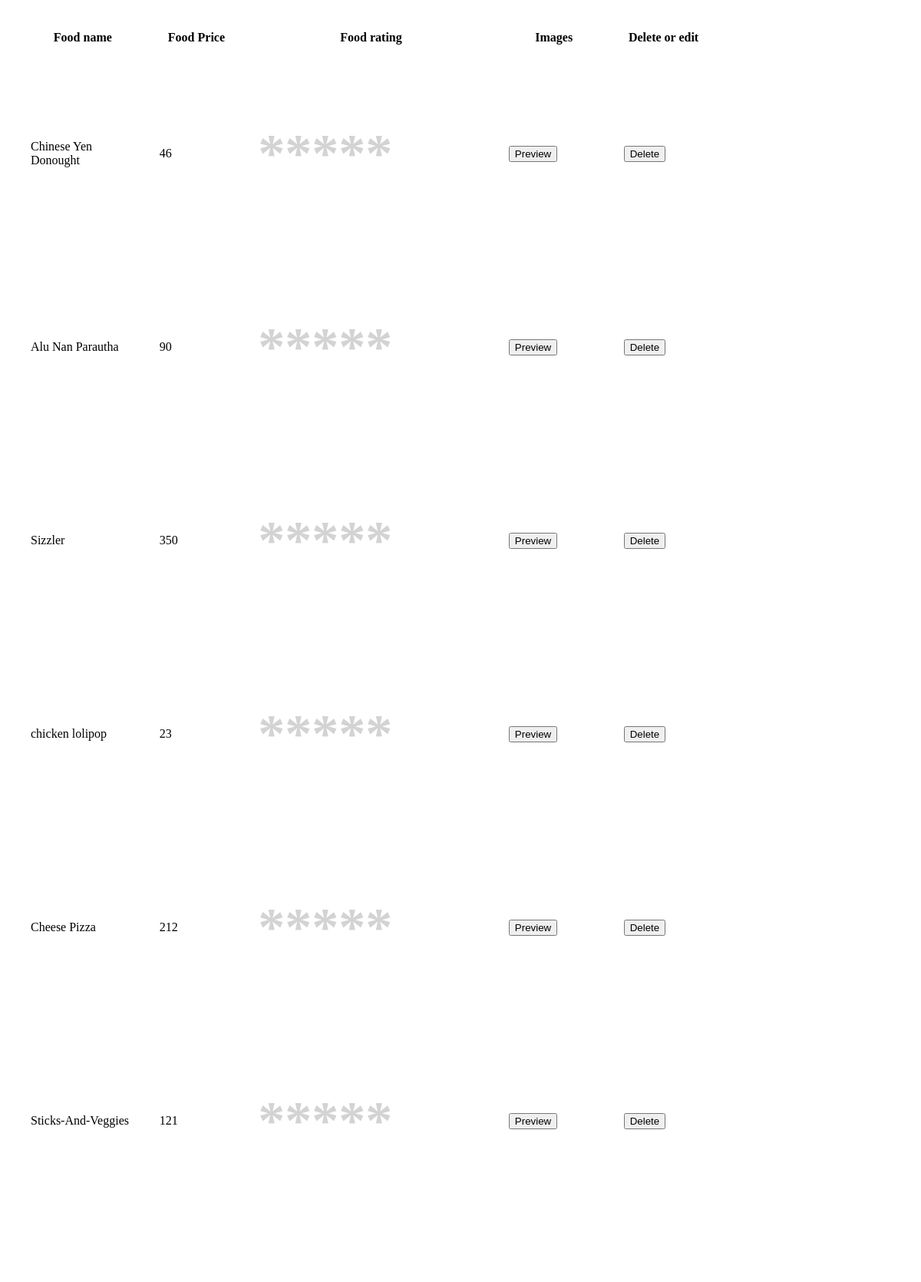
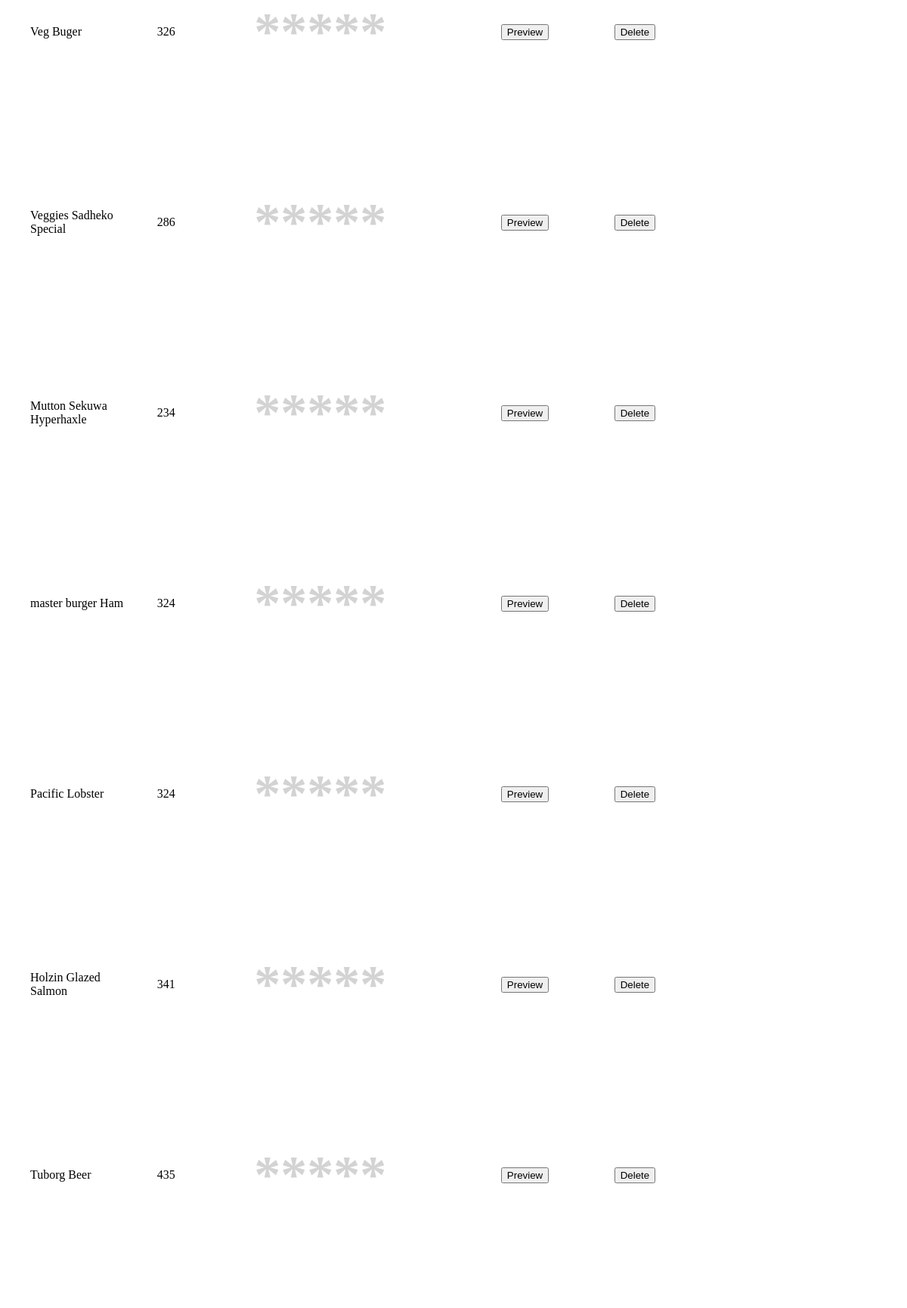
The page /newtest.php (upper part) on the database its author committed (2 pictures, top to bottom).
### tables this page shows
CREATE TABLE `food` (
  `Food_Id` int(10) NOT NULL,
  `Food_Name` varchar(100) NOT NULL,
  `Food_Price` float NOT NULL,
  `Food_Image` varchar(200) NOT NULL,
  `Food_Description` varchar(400) NOT NULL,
  `Food_Rating` float NOT NULL,
  `Uploaded_By` int(20) NOT NULL,
  `Uploaded_Time` timestamp NOT NULL DEFAULT CURRENT_TIMESTAMP
);

### newtest.php (the view, shortened to what this page needs)
 <?php
              $servername = "localhost";
            $username = "root";
            $password = "";
            $dbname = "food quest";
              $conn = new mysqli($servername, $username, $password, $dbname);
 class Dish{
                function __construct($Name, $Image, $Rating, $Price ,$FoodId) {
                  $this->name = $Name;
                  $this->price = $Price;
                  $this->foodid= $FoodId;
                }
              }
 $disharray=array(50);
$queryFood = "SELECT * FROM food ";
 $result=mysqli_query($conn, $queryFood);
            $numberOfItemsStored = 0;
            if ( ($result->num_rows) > 0) {
                while($row = $result->fetch_assoc()) {
                  $Name = $row["Food_Name"];
                  $Image = $row["Food_Image"];
                  $Rating = $row["Food_Rating"];
                  $Price = $row["Food_Price"];
                  $FoodId = $row["Food_Id"];
                    $disharray[$numberOfItemsStored] = new Dish($Name, $Image, $Rating, $Price, $FoodId);
                    $numberOfItemsStored++;
                }
            } else {
               echo "There are no items yet...";
            }
            ?>
               <!DOCTYPE html>
            <html lang="en">
            <head>
            </head>
            <body>
<table style="width:100%" class="table table-hover">
  <col width="80">
  <col width="80">
    <col width="80">
  <col width="80">
    <col width="80">
  <col width="50">
    <col width="50">
  <col width="50">
    <tr>
      <th>Food name</th>
      <th>Food Price</th>
      <th>Food rating</th>
      <th>Images</th>
      <th>Delete or edit</th>
     </tr>
              <?php  $itemRemaining=$numberOfItemsStored-1; ?>
               <?php
                if ( ($result->num_rows) > 0)
             echo' <div class="row">';
           while($itemRemaining>0){
            echo "<tr>
            <td>".$disharray[$itemRemaining]->name."</td>
            <td>".$disharray[$itemRemaining]->price."</td>
            <td>";$Rating= $disharray[$itemRemaining]->rating;
                      include('starTest.php');
                      echo"</td>";?>
            <td><button id='demo' type='button' class='btn btn-info' name='signup' onclick = 'detailsmodal(<?php echo  ($disharray[$itemRemaining]->foodid); ?>)'> Preview </button></td>
            <td><button type='button' class='btn btn-danger' onclick="callDel(<?= ($disharray[$itemRemaining]->foodid); ?>)">Delete </button></td>
            </tr>
            <?php
          $itemRemaining=$itemRemaining-1; } ?>
    </table>
            </body>
            </html>

### newtest.php (style rules this page uses)
table, th, td { padding: 15px; }

### rows shown on the page
food: Food_Name "Chinese Yen Donought", Food_Price "46"
food: Food_Name "Alu Nan Parautha", Food_Price "90"
food: Food_Name "Sizzler", Food_Price "350"
food: Food_Name "chicken lolipop", Food_Price "23"
food: Food_Name "Cheese Pizza", Food_Price "212"
food: Food_Name "Sticks-And-Veggies", Food_Price "121"
food: Food_Name "Veg Buger", Food_Price "326"
food: Food_Name "Veggies Sadheko Special", Food_Price "286"
food: Food_Name "Mutton Sekuwa Hyperhaxle", Food_Price "234"
food: Food_Name "master burger Ham", Food_Price "324"
food: Food_Name "Pacific Lobster", Food_Price "324"
food: Food_Name "Holzin Glazed Salmon", Food_Price "341"
food: Food_Name "Tuborg Beer", Food_Price "435"
